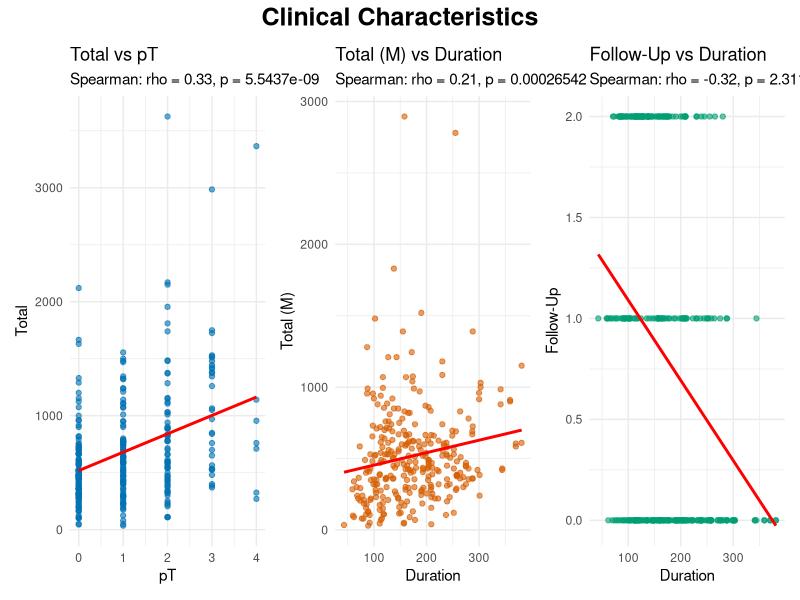

The R script that drew this image:
# Load required libraries
library(ggplot2)
library(patchwork)

# Read the data
data <- read.csv2("Test.csv", stringsAsFactors = FALSE)
colnames(data) <- trimws(colnames(data))

# Clean numeric columns
data$Total <- as.numeric(gsub(",", ".", data$Total))
data$`Total..M.` <- as.numeric(gsub(",", ".", data$`Total..M.`))
data$Follow.Up <- as.numeric(gsub(",", ".", data$Follow.Up))
data$pT <- as.numeric(gsub(",", ".", data$pT))
data$Duration <- as.numeric(gsub(",", ".", data$Duration))

# 1. Spearman: Total vs pT
complete1 <- complete.cases(data$Total, data$pT)
s1 <- cor.test(data$Total[complete1], data$pT[complete1], method = "spearman")
p1 <- ggplot(data[complete1,], aes(x = pT, y = Total)) +
  geom_point(color = "#0072B2", alpha = 0.6) +
  geom_smooth(method = "lm", color = "red", se = FALSE) +
  labs(title = "Total vs pT",
       subtitle = paste0("Spearman: rho = ", round(s1$estimate, 2), ", p = ", format.pval(s1$p.value, digits = 5)),
       x = "pT", y = "Total") + theme_minimal()

# 2. Spearman: Total (M) vs Duration
complete2 <- complete.cases(data$`Total..M.`, data$Duration)
s2 <- cor.test(data$`Total..M.`[complete2], data$Duration[complete2], method = "spearman")
p2 <- ggplot(data[complete2,], aes(x = Duration, y = `Total..M.`)) +
  geom_point(color = "#D55E00", alpha = 0.6) +
  geom_smooth(method = "lm", color = "red", se = FALSE) +
  labs(title = "Total (M) vs Duration",
       subtitle = paste0("Spearman: rho = ", round(s2$estimate, 2), ", p = ", format.pval(s2$p.value, digits = 5)),
       x = "Duration", y = "Total (M)") + theme_minimal()

# 3. Spearman: Follow-Up vs Duration
complete3 <- complete.cases(data$Follow.Up, data$Duration)
s3 <- cor.test(data$Follow.Up[complete3], data$Duration[complete3], method = "spearman")
p3 <- ggplot(data[complete3,], aes(x = Duration, y = Follow.Up)) +
  geom_point(color = "#009E73", alpha = 0.6) +
  geom_smooth(method = "lm", color = "red", se = FALSE) +
  labs(title = "Follow-Up vs Duration",
       subtitle = paste0("Spearman: rho = ", round(s3$estimate, 2), ", p = ", format.pval(s3$p.value, digits = 5)),
       x = "Duration", y = "Follow-Up") + theme_minimal()

# Combine all 3 plots in a single row
combined <- (p1 | p2 | p3) +
  plot_annotation(title = "Clinical Characteristics",
                  theme = theme(plot.title = element_text(size = 18, face = "bold", hjust = 0.5)))

ggsave("Karl/clinical_characteristics_combined.png", combined, width = 18, height = 6, dpi = 300) 